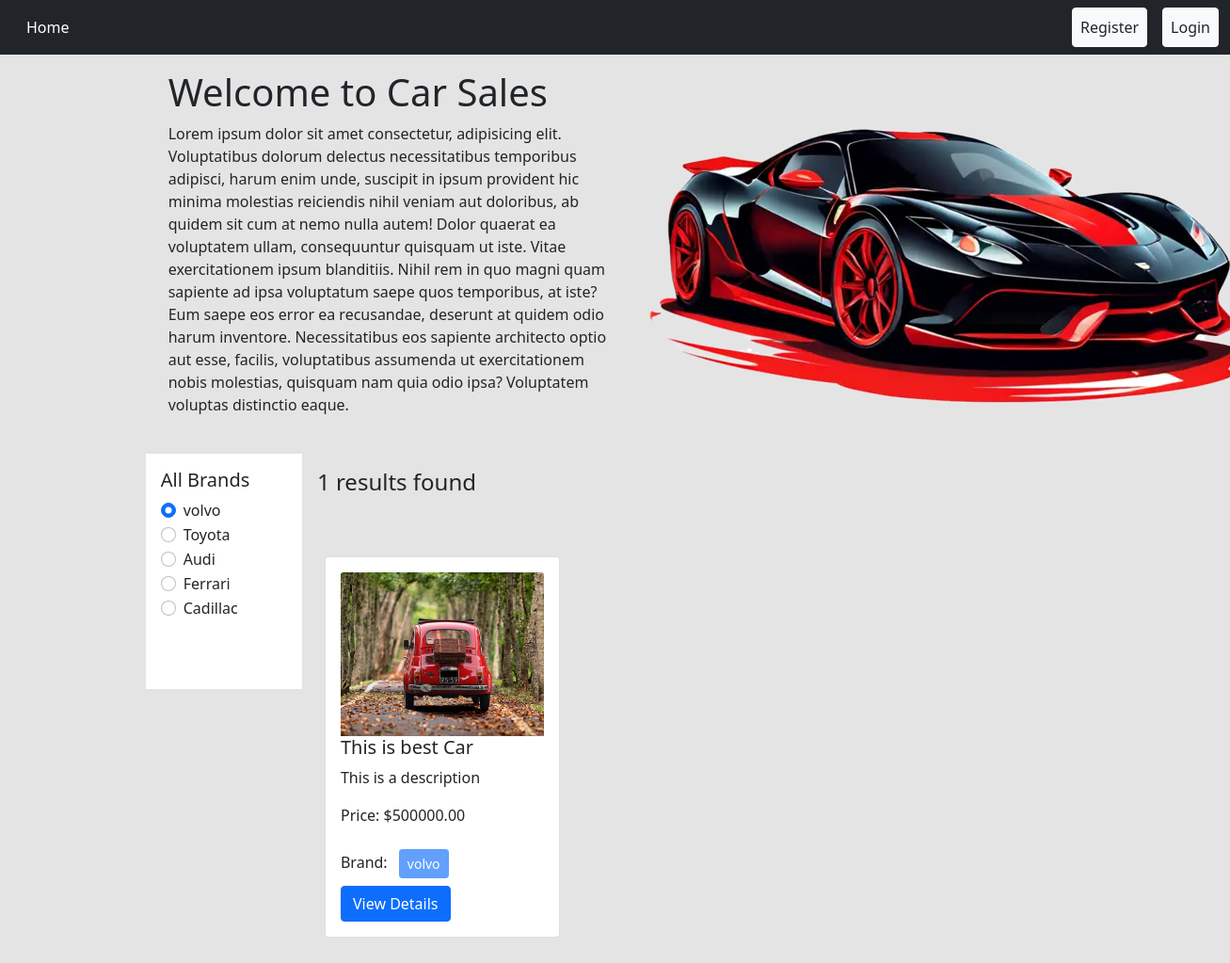
The app's page /brand/volvo/ with its own data.
### brand/models.py (models this page shows, shortened)
class Brand(models.Model):
    name = models.CharField(max_length=100)
    slug = models.SlugField(max_length=100,unique=True)

### cars/models.py (models this page shows, shortened)
class Car(models.Model):
    brand = models.ForeignKey(Brand, on_delete=models.CASCADE)
    title = models.CharField(max_length=200)
    description = models.TextField()
    price = models.DecimalField(max_digits=10, decimal_places=2)
    quantity = models.IntegerField()
    image = models.ImageField(upload_to='cars/')

### car_sales/views.py (the view)
# urls.py: path('', views.home, name='homepage'),
def home(request, brand_slug=None):
    cars = Car.objects.all()
    brands = Brand.objects.all()
    if brand_slug:
        brand = Brand.objects.get(slug=brand_slug)
        cars = cars.filter(brand=brand)
    return render(request, 'home.html', {'data': cars, 'brands': brands})

### templates/home.html
{% extends 'base.html' %}
{% load static %}
{% block content %}
<div style="width: 80%; margin: 0 auto;">
<div class="d-flex justify-content-center px-5 pt-3 align-items-center">
    <div class="col-6">
        <h1>Welcome to Car Sales</h1>
        <p>Lorem ipsum dolor sit amet consectetur, adipisicing elit. Voluptatibus dolorum delectus necessitatibus temporibus adipisci, harum enim unde, suscipit in ipsum provident hic minima molestias reiciendis nihil veniam aut doloribus, ab quidem sit cum at nemo nulla autem! Dolor quaerat ea voluptatem ullam, consequuntur quisquam ut iste. Vitae exercitationem ipsum blanditiis. Nihil rem in quo magni quam sapiente ad ipsa voluptatum saepe quos temporibus, at iste? Eum saepe eos error ea recusandae, deserunt at quidem odio harum inventore. Necessitatibus eos sapiente architecto optio aut esse, facilis, voluptatibus assumenda ut exercitationem nobis molestias, quisquam nam quia odio ipsa? Voluptatem voluptas distinctio eaque.</p>
    </div>
    <div class="col-6">
        <img src="{% static 'car.png' %}" />
    </div>
</div>
<div class="d-flex flex-wrap p-4">
    <div class="col-2 bg-white p-3" style="height: 250px;">
        <h5>All Brands</h5>
        {% for brand in brands %}
        <div class="form-check">
            <input
                class="form-check-input"
                type="radio"
                name="brand"
                id="{{ brand.id }}"
                {% if request.resolver_match.kwargs.brand_slug == brand.slug %}checked{% endif %}
            />
            <label class="form-check-label" for="{{ brand.id }}">
                <a href="{% url 'brand_wise_car' brand.slug %}" class="text-decoration-none text-dark">{{ brand.name }}</a>
            </label>
        </div>
        {% endfor %}
    </div>
    <div class="col-10 p-3">
        <h4>{{ data|length }} results found</h4>
        <div class="d-flex flex-wrap pt-5">
            {% for car in data %}
            <div class=" col-4">
                <div class="card m-2">
                    <div class="card-body">
                        <img src="{{ car.image.url }}" class="card-img-top" alt="{{ car.title }}">
                        <h5 class="card-title">
                            {{ car.title }}
                        </h5>
                        <p class="card-text">{{ car.description|truncatewords:10 }}</p>
                        <p>Price: ${{ car.price }}</p>
                        <div>
                            Brand:
                            <button class="btn btn-primary btn-sm m-2" disabled>
                                {{ car.brand.name }}
                            </button>
                        </div>
                        <div>
                            <a href="{% url 'car_detail' car.pk %}" class="btn btn-primary">View Details</a>
                        </div>
                    </div>
                </div>
            </div>
            {% endfor %}
        </div>
    </div>
</div>
</div>
{% endblock %}

### records on screen
Brand: slug "☑ volvo", name "volvo"
Brand: slug "☐ Toyota", name "Toyota"
Brand: slug "☐ Audi", name "Audi"
Brand: slug "☐ Ferrari", name "Ferrari"
Brand: slug "☐ Cadillac", name "Cadillac"
Car: image (picture), title "This is best Car", description "This is a description", price "500000.00", brand.name "volvo"

### other values on screen
{{ data|length }} "1"
